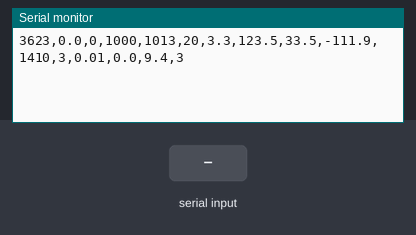
This sketch was run on a simulated Arduino Uno, built with avr-gcc and run on an emulated ATmega328P. Shown: the last lines printed to the serial monitor. The inputs (shaded band) are chosen by the test bench.

Above: at 1.2 s.
1.3 s: "g" received over Serial
At 1.9 s:
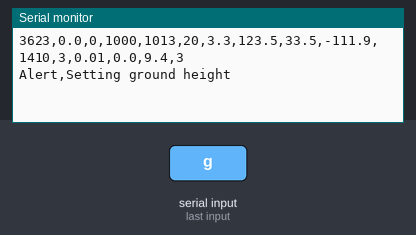
2.8 s: "q" received over Serial
At 2.96 s:
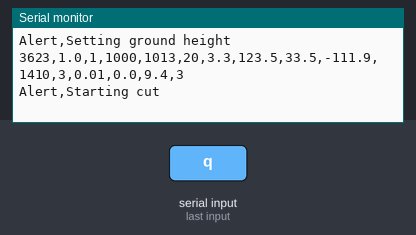
4.3 s: "w" received over Serial
At 4.9 s:
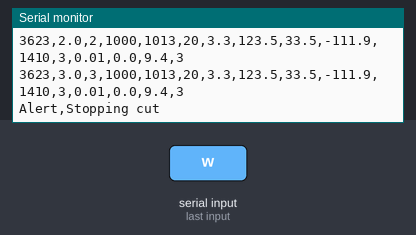
5.8 s: "0" received over Serial
At 5.96 s:
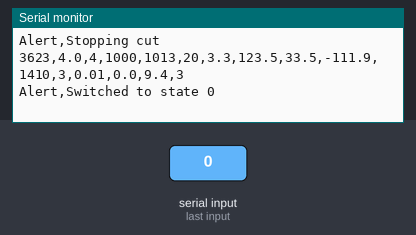

Measured:
- after the input at 1.3 s, the serial monitor: prints a new line at once (image 1)
- after the input at 2.8 s, the serial monitor: prints a new line at once (image 2)
- after the input at 4.3 s, the serial monitor: prints a new line at once (image 3)
- after the input at 5.8 s, the serial monitor: prints a new line at once (image 4)

The sketch:

FlightSim.ino
```cpp
/**
 * Flight Simulator
 * For testing serial communication with a ground station
 * Shall implement regular (fake telem)
 * Shall implement alerts
 * Shall implement commanding
 */


#include <Arduino.h>

// ********** Vars
unsigned long t_now;
unsigned long t_prev;

// ********** Forward declarations
void pt_command_ingest(void);

void setup() {
    Serial.begin(9600);
}

int packetCount = 0;

void loop() {
    t_now = millis();

    // Do pseudothreads
    pt_command_ingest();

    if (t_now - t_prev >= 1000) {
        // Send fake telem
        Serial.println("3623," + String(packetCount) + ".0," + String(packetCount) + ",1000,1013,20,3.3,123.5,33.5,-111.9,1410,3,0.01,0.0,9.4,3");

        packetCount++;
        t_prev = t_now;
    }


}


void pt_command_ingest() {
    if (Serial.available()) {
        char c = Serial.read();

        switch (c) {
            case 'g':
                Serial.println("Alert,Setting ground height");
                break;
            case 'q':
                Serial.println("Alert,Starting cut");
                break;
            case 'w':
                Serial.println("Alert,Stopping cut");
                break;
            case '0':
            case '1':
            case '2':
            case '3':
            case '4':
                Serial.println("Alert,Switched to state " + String(c));
                break;
            default:
                Serial.println("Alert,Unrecognized command " + String(c));
                break;
        }
    }
}
```
